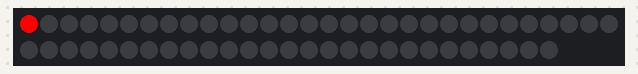
Bench run of a sketch on a simulated Arduino Uno, built with avr-gcc and run on an emulated ATmega328P. Parts: 57 RGB LEDs in strip order, left to right, continuing on the next row. The strip is taken to match the declared colour order.

Above: at 0.16 s.
At 12.5 s:
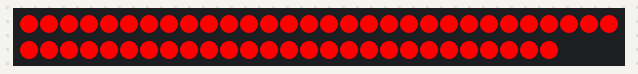
At 14.8 s:
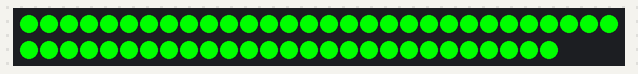
At 17.2 s:
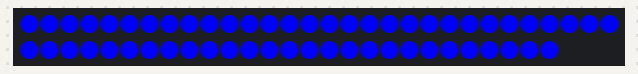
At 19.5 s:
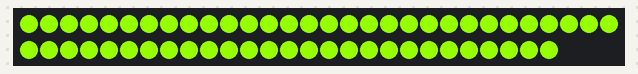
At 21.9 s:
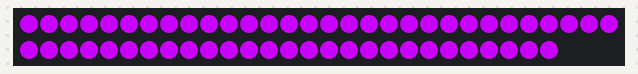

The sketch:

kitchen_lights.ino
```cpp
#include <Adafruit_NeoPixel.h>

#define DATA_PIN 6

#define RED Adafruit_NeoPixel::Color(255, 0, 0)
#define GREEN Adafruit_NeoPixel::Color(0, 255, 0)
#define BLUE Adafruit_NeoPixel::Color(0, 0, 255)
#define ORANGE Adafruit_NeoPixel::Color(150, 255, 0)
#define PINK Adafruit_NeoPixel::Color(200, 0, 255)
#define TEAL Adafruit_NeoPixel::Color(0, 255, 50)
#define BLACK Adafruit_NeoPixel::Color(0, 0, 0)

// Parameter 1 = number of pixels in strip
// Parameter 2 = Arduino pin number (most are valid)
// Parameter 3 = pixel type flags, add together as needed:
//   NEO_KHZ800  800 KHz bitstream (most NeoPixel products w/WS2812 LEDs)
//   NEO_KHZ400  400 KHz (classic 'v1' (not v2) FLORA pixels, WS2811 drivers)
//   NEO_GRB     Pixels are wired for GRB bitstream (most NeoPixel products)
//   NEO_RGB     Pixels are wired for RGB bitstream (v1 FLORA pixels, not v2)
//   NEO_RGBW    Pixels are wired for RGBW bitstream (NeoPixel RGBW products)

int num_pixels = 57;

Adafruit_NeoPixel strip = Adafruit_NeoPixel(num_pixels, DATA_PIN, NEO_GRB + NEO_RGB);

// char[] mode = "MONO-RED";

void setup() {
  strip.begin();
  strip.show();
  Serial.begin(9600);
}

void loop() {

// @TODO: add serial communication for raspberry pi control.
  // if (Serial.available() > 0) {
  //     char inChar = Serial.read();
  //     if (inChar == (int) 'r') {
  //     }
  // }

  color_wipe(RED, 30);
  color_wipe(GREEN, 30);
  color_wipe(BLUE, 30);
  color_wipe(ORANGE, 30);
  color_wipe(PINK, 30);
  color_wipe(TEAL, 30);

  fade(TEAL, RED, 10);
  delay(1000);
  fade(RED, GREEN, 10);
  delay(1000);
  fade(GREEN, BLUE, 10);
  delay(1000);
  fade(BLUE, ORANGE, 10);
  delay(1000);
  fade(ORANGE, PINK, 10);
  delay(1000);

  shuttle(ORANGE, BLUE, 20);
  shuttle(ORANGE, BLUE, 20);
  shuttle(ORANGE, BLUE, 20);
  shuttle(ORANGE, BLUE, 20);

  // double_shuttle(GREEN, RED, 20);
  // double_shuttle(GREEN, RED, 20);
  // double_shuttle(GREEN, RED, 20);
  // double_shuttle(GREEN, RED, 20);

  // stack(GREEN, RED, 20);
}

void set_color(uint32_t c) {
  set_section_color(0, num_pixels, c);
}

void set_section_color(int start, int end, uint32_t c) {
  for (uint16_t i = start; i < end; i++) {
    strip.setPixelColor(i, c);
  }

  strip.show();
}

void flash(uint32_t c) {
  set_color(c);
  delay(200 );

  set_color(BLACK);
  delay(200 );
}

void multi_flash(uint32_t c, int count) {
  for (int i = 0; i < count; i++) {
    flash(c);
  }
}

void flash_all(int count) {
  multi_flash(RED, count);
  multi_flash(GREEN, count);
  multi_flash(BLUE, count);
  multi_flash(ORANGE, count);
  multi_flash(PINK, count);
  multi_flash(TEAL, count);
}

void color_wipe(uint32_t c, uint8_t wait) {
  for (int i = 0; i < num_pixels; i++) {
    strip.setPixelColor(i, c);
    strip.show();
    delay(wait);
  }
}

void shuttle(uint32_t background, uint32_t shuttle, uint8_t wait) {
  set_color(background);

  for (int i = 0; i < num_pixels; i++) {
    strip.setPixelColor(i, shuttle);
    strip.setPixelColor(i + 1, shuttle);
    strip.setPixelColor(i + 2, shuttle);
    strip.setPixelColor(i - 1 % num_pixels, background);

    strip.show();
    delay(wait);
  }
}

void double_shuttle(uint32_t background, uint32_t shuttle, uint8_t wait) {
  set_color(background);

  for (int i = 0; i < num_pixels; i++) {
    strip.setPixelColor(i, shuttle);
    strip.setPixelColor(i + 1, shuttle);
    strip.setPixelColor(i + 2, shuttle);
    strip.setPixelColor(i - 1 % num_pixels, background);

    strip.setPixelColor(num_pixels - i, shuttle);
    strip.setPixelColor(num_pixels - i - 1, shuttle);
    strip.setPixelColor(num_pixels - i - 2, shuttle);
    strip.setPixelColor(num_pixels - i + 1 % num_pixels, background);

    strip.show();
    delay(wait);
  }
}

void stack(uint32_t background, uint32_t stack, uint8_t wait) {
  for (int i = 0; i < num_pixels; i++) {
    set_color(background);
    set_section_color(0, i, stack);

    for (int j = num_pixels; j > i; j--) {
      strip.setPixelColor(j, stack);
      strip.setPixelColor((j - 1), stack);
      strip.setPixelColor((j - 2), stack);
      set_section_color(j + 1, num_pixels, background);

      strip.show();
      delay(wait);
    }
  }
}

void fade(uint32_t from, uint32_t to, uint8_t wait) {
  float from_r = (float) (uint8_t) (from >> 16),
      from_g = (float) (uint8_t) (from >> 8),
      from_b = (float) (uint8_t) from;

  float to_r = (float) (uint8_t) (to >> 16),
      to_g = (float) (uint8_t) (to >> 8),
      to_b = (float) (uint8_t) to;

  float steps = 100;

  float delta_r = get_fade_delta(from_r, to_r, steps),
      delta_g = get_fade_delta(from_g, to_g, steps),
      delta_b = get_fade_delta(from_b, to_b, steps);

  for (int i = 0; i < steps; i++) {
    from_r = from_r + delta_r;
    from_g = from_g + delta_g;
    from_b = from_b + delta_b;

    uint32_t c = Adafruit_NeoPixel::Color((uint8_t) from_r, (uint8_t) from_g, (uint8_t) from_b);
    set_color(c);
    delay(wait);
  }
}

float get_fade_delta(float from, float to, float steps) {
  return (float) ((to - from) / steps);
}
```

Measured:
- what the display in image 5 shows lasts 1.0 s, from 21.8 s to 22.8 s
